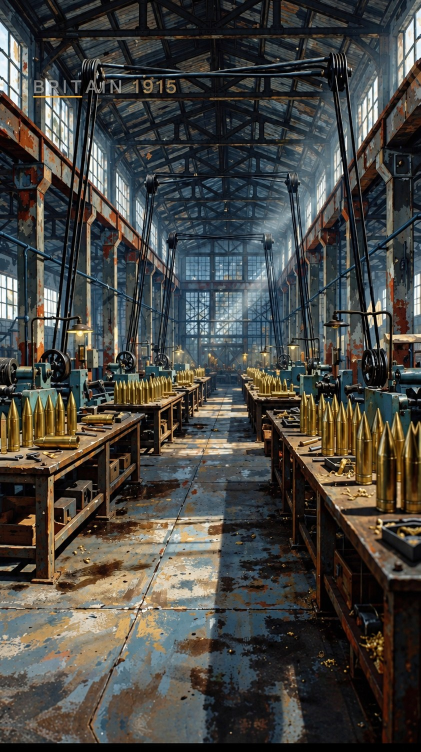
#> input picture place-brief/reference/painting - Britain 1915 munitions hall.jpg, 841 x 1503 px (shown at 1/2 size)
$ python measure.py 'reference/painting - Britain 1915 munitions hall.jpg'
#> lines starting #> are read from the running program, lines starting #| are printed output that depends on the picture
"""
What this file does:
Measures a picture against the look's bands (see "The look.md" beside this file): brightness, the warm and cool shares of
the frame, and how much of the frame the warm light covers. Prints a table and, with --json, writes the
numbers and a verdict per band to a file.

    python3 measure.py PICTURE [PICTURE ...] [--json OUT.json]

Needs Pillow only. A shuffled copy of a reference scores exactly the same as the original (the measures
ignore where things are), so this is a check on colour and light, never on shapes.
"""

import argparse
import colorsys
import json
import sys
from pathlib import Path

from PIL import Image

# the bands hold every reference picture; the desert mine (3 November 2026) widened the top of the warm share and the warm light
BANDS = {
    'brightness': (0.14, 0.35),
    'warm_share': (0.15, 0.36),
    'cool_share': (0.30, 0.60),
    'warm_light_coverage': (0.004, 0.045),
}

SAMPLE_SIZE = (200, 356)  # the picture is shrunk to this many dots before measuring


def _pixels(picture):
    small = picture.convert('RGB').resize(SAMPLE_SIZE)
    if hasattr(small, 'get_flattened_data'):
        return list(small.get_flattened_data())
    return list(small.getdata())


def measure(picture):
    """Return the four measures of one picture as a dictionary of numbers between 0 and 1."""
    pixels = _pixels(picture)
    total = len(pixels)
    warm = cool = bright_warm = 0
    brightness_sum = 0.0
    for red, green, blue in pixels:
        hue, lightness, saturation = colorsys.rgb_to_hls(red / 255, green / 255, blue / 255)
        brightness_sum += (0.299 * red + 0.587 * green + 0.114 * blue) / 255
        is_warm_hue = hue < 0.17 or hue > 0.9
        if saturation >= 0.12:
            if is_warm_hue:
                warm += 1
            elif 0.45 < hue < 0.72:
                cool += 1
        if lightness > 0.55 and saturation > 0.3 and is_warm_hue:
            bright_warm += 1
    return {
        'brightness': brightness_sum / total,
        'warm_share': warm / total,
        'cool_share': cool / total,
        'warm_light_coverage': bright_warm / total,
    }


def verdicts(numbers):
    """For each measure: 'inside', 'low' or 'high' against the band."""
    result = {}
    for name, (low, high) in BANDS.items():
        value = numbers[name]
        result[name] = 'inside' if low <= value <= high else ('low' if value < low else 'high')
    return result


def dial_for(name, verdict):
    """The dial that usually moves a measure back into its band (the look stage's own settings)."""
    if verdict == 'inside':
        return ''
    advice = {
        ('brightness', 'low'): 'raise exposure (look stage: exposure, try +0.4), or window_light_scale up',
        ('brightness', 'high'): 'lower exposure (look stage: exposure, try -0.4)',
        ('warm_share', 'low'): 'more warm light: window_light_scale up, or more glowing windows and lamps in the place',
        ('warm_share', 'high'): 'less warm light: window_light_scale down, or fewer lit windows',
        ('cool_share', 'low'): 'the sky rig is drowned: fewer or weaker warm lights, or sky strength up',
        ('cool_share', 'high'): 'the picture is all sky: more warm lights, or exposure up',
        ('warm_light_coverage', 'low'): 'the lamps light nothing: window_light_scale up (try 2.0), exposure up, or add lamps near the camera',
        ('warm_light_coverage', 'high'): 'blown-out light pools: window_light_scale down, exposure down',
    }
    return advice.get((name, verdict), '')


def main(argv):
    parser = argparse.ArgumentParser(description='Measure pictures against the look\'s bands.')
    parser.add_argument('pictures', nargs='+')
    parser.add_argument('--json', help='write the numbers and verdicts here')
    args = parser.parse_args(argv)
    report = {}
    print(f"{'picture':44s} {'bright':>7s} {'warm':>6s} {'cool':>6s} {'light':>7s}   verdict")
    for path in args.pictures:
        numbers = measure(Image.open(path))
#> in _pixels, `small = picture.convert('RGB').resize(SAMPLE_SIZE)`:
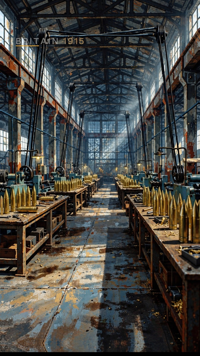
#> small: PIL image 200x356 RGB; mean R, G, B 71, 69.8, 65.5
#> in measure, `pixels = _pixels(picture)`: pixels = 71200 items
#> in measure, picture is the input picture: PIL image 841x1503 RGB; mean R, G, B 71, 69.8, 65.5
#> in measure, `total = len(pixels)`: total = 71200
#> the loop in measure, `for red, green, blue in pixels:` made 71200 passes
#> (red, green, blue, hue, lightness, saturation, brightness_sum, is_warm_hue) on passes 1 to 12: (32, 37, 45, 0.603, 0.151, 0.169, 0.143, False), (25, 28, 37, 0.625, 0.122, 0.194, 0.253, False), (27, 35, 44, 0.588, 0.139, 0.239, 0.385, False), (30, 44, 51, 0.556, 0.159, 0.259, 0.544, False), (9, 10, 16, 0.643, 0.049, 0.28, 0.585, False), (8, 7, 12, 0.7, 0.0373, 0.263, 0.616, False), (9, 11, 13, 0.583, 0.0431, 0.182, 0.658, False), (24, 21, 23, 0.889, 0.0882, 0.0667, 0.744, False), (15, 14, 15, 0.833, 0.0569, 0.0345, 0.801, False), (8, 6, 11, 0.733, 0.0333, 0.294, 0.829, False), (11, 14, 19, 0.604, 0.0588, 0.267, 0.883, False), (13, 15, 20, 0.619, 0.0647, 0.212, 0.941, False)
#> (hue, lightness, saturation, brightness_sum, is_warm_hue) on passes 61, 67, 68, 70, 73, 76: (0.708, 0.0627, 0.125, 6.34, False), (0.633, 0.049, 0.2, 6.58, False), (0.667, 0.0765, 0.128, 6.64, False), (0.639, 0.0471, 0.25, 6.75, False), (0.583, 0.0196, 0.2, 6.81, False), (0.7, 0.0608, 0.161, 6.96, False)
#> after the loop in measure, `for red, green, blue in pixels:`: bright_warm = 1832; brightness_sum = 19453.6; cool = 22592; warm = 24191
#> numbers = {'brightness': 0.273, 'warm_share': 0.34, 'cool_share': 0.317, 'warm_light_coverage': 0.0257}
        judged = verdicts(numbers)
#> the loop in verdicts, `for name, (low, high) in BANDS.items():` made 4 passes
#> value on passes 1 to 4: 0.273, 0.34, 0.317, 0.0257
#> after the loop in verdicts, `for name, (low, high) in BANDS.items():`: result = {'brightness': 'inside', 'warm_share': 'inside', 'cool_share': 'inside', 'warm_light_coverage': 'inside'}
#> judged has the same summary as result in verdicts
        outside = [f"{name} {verdict}" for name, verdict in judged.items() if verdict != 'inside']
#> outside = []
        print(f"{Path(path).name[:44]:44s} {numbers['brightness']:7.2f} {numbers['warm_share']:6.0%} "
              f"{numbers['cool_share']:6.0%} {numbers['warm_light_coverage']:7.1%}   {'inside every band' if not outside else '; '.join(outside)}")
#| painting - Britain 1915 munitions hall.jpg      0.27    34%    32%    2.6%   inside every band
        for name, verdict in judged.items():
            dial = dial_for(name, verdict)
            if dial:
                print(f"    {name}: {dial}")
#> this loop made 4 passes
#> name on passes 1 to 4: 'brightness', 'warm_share', 'cool_share', 'warm_light_coverage'
        report[path] = {'numbers': numbers, 'verdicts': judged,
                        'dials': {n: dial_for(n, v) for n, v in judged.items() if v != 'inside'}}
    if args.json:
        Path(args.json).write_text(json.dumps({'bands': BANDS, 'pictures': report}, indent=2))
        print(f"written {args.json}")


if __name__ == '__main__':
    main(sys.argv[1:])

$ run again, on place-brief/reference/painting - rainy tenement street at dusk.jpg
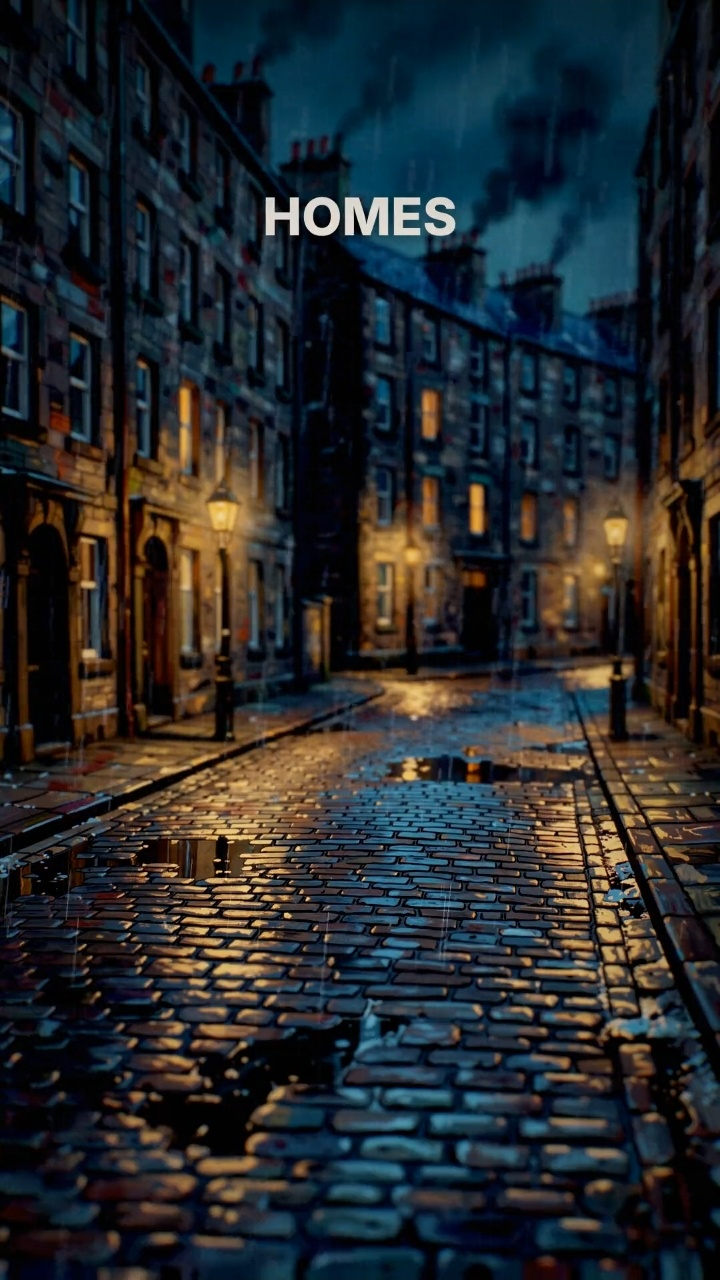
#> input picture place-brief/reference/painting - rainy tenement street at dusk.jpg, 720 x 1280 px
#> in _pixels, `small = picture.convert('RGB').resize(SAMPLE_SIZE)`:
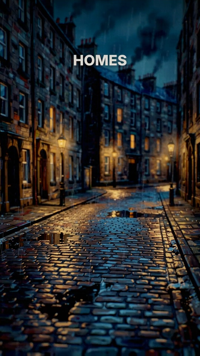
#> small: PIL image 200x356 RGB; mean R, G, B 38.2, 41.5, 44.2
#> pixels = 71200 items
#> in measure, picture is the input picture: PIL image 720x1280 RGB; mean R, G, B 38.2, 41.5, 44.2
#> total = 71200
#> the loop in measure, `for red, green, blue in pixels:` made 71200 passes
#> (red, green, blue, hue, lightness, saturation, brightness_sum, is_warm_hue) on passes 18, 26: (11, 4, 8, 0.905, 0.0294, 0.467, 1.18, True), (2, 1, 1, 0, 0.00588, 0.333, 1.63, True)
#> after the loop in measure, `for red, green, blue in pixels:`: bright_warm = 633; brightness_sum = 11401.7; cool = 41413; warm = 21149
#> numbers = {'brightness': 0.16, 'warm_share': 0.297, 'cool_share': 0.582, 'warm_light_coverage': 0.00889}
#> the loop in verdicts, `for name, (low, high) in BANDS.items():` made 4 passes
#> value on passes 1 to 4: 0.16, 0.297, 0.582, 0.00889
#> after the loop in verdicts, `for name, (low, high) in BANDS.items():`: result = {'brightness': 'inside', 'warm_share': 'inside', 'cool_share': 'inside', 'warm_light_coverage': 'inside'}
#> judged has the same summary as result in verdicts
#> outside = []
#| painting - rainy tenement street at dusk.jpg    0.16    30%    58%    0.9%   inside every band
#> the loop in main, `for name, verdict in judged.items():` made 4 passes
#> name on passes 1 to 4: 'brightness', 'warm_share', 'cool_share', 'warm_light_coverage'

$ run again, on place-brief/reference/render - Rain on the Old Curve street.jpg
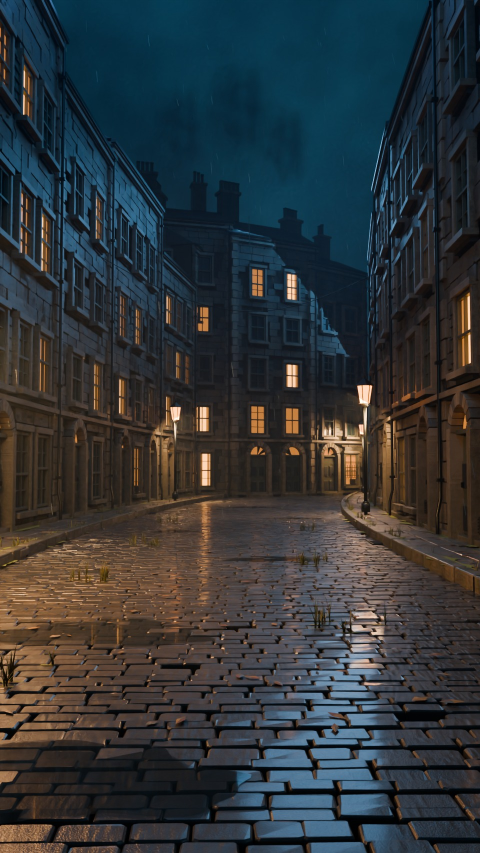
#> input picture place-brief/reference/render - Rain on the Old Curve street.jpg, 960 x 1706 px (shown at 1/2 size)
#> in _pixels, `small = picture.convert('RGB').resize(SAMPLE_SIZE)`:
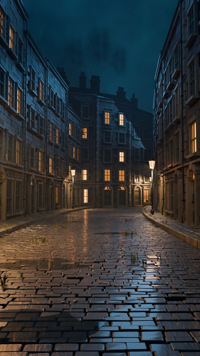
#> small: PIL image 200x356 RGB; mean R, G, B 48.1, 53.5, 56.5
#> pixels = 71200 items
#> in measure, picture is the input picture: PIL image 960x1706 RGB; mean R, G, B 48.1, 53.5, 56.5
#> total = 71200
#> the loop in measure, `for red, green, blue in pixels:` made 71200 passes
#> (red, green, blue, hue, lightness, saturation, brightness_sum) on passes 1 to 8: (18, 50, 74, 0.571, 0.18, 0.609, 0.169), (30, 75, 108, 0.571, 0.271, 0.565, 0.425), (24, 65, 94, 0.569, 0.231, 0.593, 0.645), (27, 70, 99, 0.567, 0.247, 0.571, 0.882), (26, 73, 106, 0.569, 0.259, 0.606, 1.13), (27, 70, 101, 0.57, 0.251, 0.578, 1.37), (23, 62, 89, 0.568, 0.22, 0.589, 1.58), (24, 64, 91, 0.567, 0.225, 0.583, 1.79)
#> after the loop in measure, `for red, green, blue in pixels:`: bright_warm = 341; brightness_sum = 14585.9; cool = 33255; warm = 22461
#> numbers = {'brightness': 0.205, 'warm_share': 0.315, 'cool_share': 0.467, 'warm_light_coverage': 0.00479}
#> the loop in verdicts, `for name, (low, high) in BANDS.items():` made 4 passes
#> value on passes 1 to 4: 0.205, 0.315, 0.467, 0.00479
#> after the loop in verdicts, `for name, (low, high) in BANDS.items():`: result = {'brightness': 'inside', 'warm_share': 'inside', 'cool_share': 'inside', 'warm_light_coverage': 'inside'}
#> judged has the same summary as result in verdicts
#> outside = []
#| render - Rain on the Old Curve street.jpg       0.20    32%    47%    0.5%   inside every band
#> the loop in main, `for name, verdict in judged.items():` made 4 passes
#> name on passes 1 to 4: 'brightness', 'warm_share', 'cool_share', 'warm_light_coverage'
